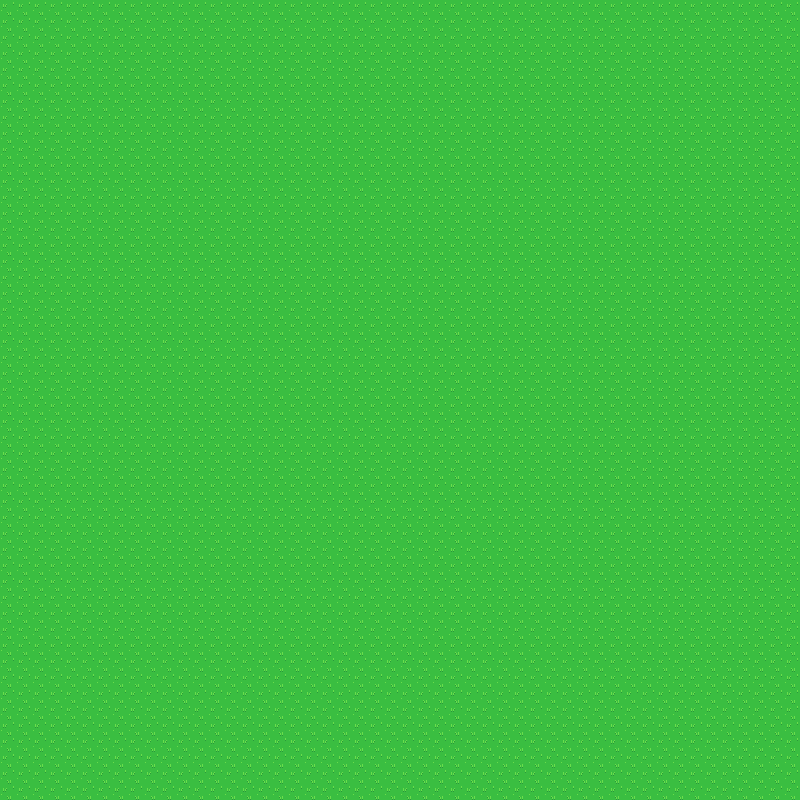

Tiled map render using the project's own tile images. Description and the whole map definition, tile-layer contents included, below:
An orthogonal 50x50 tile map with 16x16 px tiles, 1 tile layer (Tile Layer 1).

<map version="1.4" tiledversion="1.4.2" orientation="orthogonal" renderorder="right-down" width="50" height="50" tilewidth="16" tileheight="16" infinite="0" nextlayerid="2" nextobjectid="1">
 <tileset firstgid="1" source="Overworld1.tsx" />
 <layer id="1" name="Tile Layer 1" width="50" height="50">
  <data encoding="csv">
1,1,1,1,1,1,1,1,1,1,1,1,1,1,1,1,1,1,1,1,1,1,1,1,1,1,1,1,1,1,1,1,1,1,1,1,1,1,1,1,1,1,1,1,1,1,1,1,1,1,
1,1,1,1,1,1,1,1,1,1,1,1,1,1,1,1,1,1,1,1,1,1,1,1,1,1,1,1,1,1,1,1,1,1,1,1,1,1,1,1,1,1,1,1,1,1,1,1,1,1,
1,1,1,1,1,1,1,1,1,1,1,1,1,1,1,1,1,1,1,1,1,1,1,1,1,1,1,1,1,1,1,1,1,1,1,1,1,1,1,1,1,1,1,1,1,1,1,1,1,1,
1,1,1,1,1,1,1,1,1,1,1,1,1,1,1,1,1,1,1,1,1,1,1,1,1,1,1,1,1,1,1,1,1,1,1,1,1,1,1,1,1,1,1,1,1,1,1,1,1,1,
1,1,1,1,1,1,1,1,1,1,1,1,1,1,1,1,1,1,1,1,1,1,1,1,1,1,1,1,1,1,1,1,1,1,1,1,1,1,1,1,1,1,1,1,1,1,1,1,1,1,
1,1,1,1,1,1,1,1,1,1,1,1,1,1,1,1,1,1,1,1,1,1,1,1,1,1,1,1,1,1,1,1,1,1,1,1,1,1,1,1,1,1,1,1,1,1,1,1,1,1,
1,1,1,1,1,1,1,1,1,1,1,1,1,1,1,1,1,1,1,1,1,1,1,1,1,1,1,1,1,1,1,1,1,1,1,1,1,1,1,1,1,1,1,1,1,1,1,1,1,1,
1,1,1,1,1,1,1,1,1,1,1,1,1,1,1,1,1,1,1,1,1,1,1,1,1,1,1,1,1,1,1,1,1,1,1,1,1,1,1,1,1,1,1,1,1,1,1,1,1,1,
1,1,1,1,1,1,1,1,1,1,1,1,1,1,1,1,1,1,1,1,1,1,1,1,1,1,1,1,1,1,1,1,1,1,1,1,1,1,1,1,1,1,1,1,1,1,1,1,1,1,
1,1,1,1,1,1,1,1,1,1,1,1,1,1,1,1,1,1,1,1,1,1,1,1,1,1,1,1,1,1,1,1,1,1,1,1,1,1,1,1,1,1,1,1,1,1,1,1,1,1,
1,1,1,1,1,1,1,1,1,1,1,1,1,1,1,1,1,1,1,1,1,1,1,1,1,1,1,1,1,1,1,1,1,1,1,1,1,1,1,1,1,1,1,1,1,1,1,1,1,1,
1,1,1,1,1,1,1,1,1,1,1,1,1,1,1,1,1,1,1,1,1,1,1,1,1,1,1,1,1,1,1,1,1,1,1,1,1,1,1,1,1,1,1,1,1,1,1,1,1,1,
1,1,1,1,1,1,1,1,1,1,1,1,1,1,1,1,1,1,1,1,1,1,1,1,1,1,1,1,1,1,1,1,1,1,1,1,1,1,1,1,1,1,1,1,1,1,1,1,1,1,
1,1,1,1,1,1,1,1,1,1,1,1,1,1,1,1,1,1,1,1,1,1,1,1,1,1,1,1,1,1,1,1,1,1,1,1,1,1,1,1,1,1,1,1,1,1,1,1,1,1,
1,1,1,1,1,1,1,1,1,1,1,1,1,1,1,1,1,1,1,1,1,1,1,1,1,1,1,1,1,1,1,1,1,1,1,1,1,1,1,1,1,1,1,1,1,1,1,1,1,1,
1,1,1,1,1,1,1,1,1,1,1,1,1,1,1,1,1,1,1,1,1,1,1,1,1,1,1,1,1,1,1,1,1,1,1,1,1,1,1,1,1,1,1,1,1,1,1,1,1,1,
1,1,1,1,1,1,1,1,1,1,1,1,1,1,1,1,1,1,1,1,1,1,1,1,1,1,1,1,1,1,1,1,1,1,1,1,1,1,1,1,1,1,1,1,1,1,1,1,1,1,
1,1,1,1,1,1,1,1,1,1,1,1,1,1,1,1,1,1,1,1,1,1,1,1,1,1,1,1,1,1,1,1,1,1,1,1,1,1,1,1,1,1,1,1,1,1,1,1,1,1,
1,1,1,1,1,1,1,1,1,1,1,1,1,1,1,1,1,1,1,1,1,1,1,1,1,1,1,1,1,1,1,1,1,1,1,1,1,1,1,1,1,1,1,1,1,1,1,1,1,1,
1,1,1,1,1,1,1,1,1,1,1,1,1,1,1,1,1,1,1,1,1,1,1,1,1,1,1,1,1,1,1,1,1,1,1,1,1,1,1,1,1,1,1,1,1,1,1,1,1,1,
1,1,1,1,1,1,1,1,1,1,1,1,1,1,1,1,1,1,1,1,1,1,1,1,1,1,1,1,1,1,1,1,1,1,1,1,1,1,1,1,1,1,1,1,1,1,1,1,1,1,
1,1,1,1,1,1,1,1,1,1,1,1,1,1,1,1,1,1,1,1,1,1,1,1,1,1,1,1,1,1,1,1,1,1,1,1,1,1,1,1,1,1,1,1,1,1,1,1,1,1,
1,1,1,1,1,1,1,1,1,1,1,1,1,1,1,1,1,1,1,1,1,1,1,1,1,1,1,1,1,1,1,1,1,1,1,1,1,1,1,1,1,1,1,1,1,1,1,1,1,1,
1,1,1,1,1,1,1,1,1,1,1,1,1,1,1,1,1,1,1,1,1,1,1,1,1,1,1,1,1,1,1,1,1,1,1,1,1,1,1,1,1,1,1,1,1,1,1,1,1,1,
1,1,1,1,1,1,1,1,1,1,1,1,1,1,1,1,1,1,1,1,1,1,1,1,1,1,1,1,1,1,1,1,1,1,1,1,1,1,1,1,1,1,1,1,1,1,1,1,1,1,
1,1,1,1,1,1,1,1,1,1,1,1,1,1,1,1,1,1,1,1,1,1,1,1,1,1,1,1,1,1,1,1,1,1,1,1,1,1,1,1,1,1,1,1,1,1,1,1,1,1,
1,1,1,1,1,1,1,1,1,1,1,1,1,1,1,1,1,1,1,1,1,1,1,1,1,1,1,1,1,1,1,1,1,1,1,1,1,1,1,1,1,1,1,1,1,1,1,1,1,1,
1,1,1,1,1,1,1,1,1,1,1,1,1,1,1,1,1,1,1,1,1,1,1,1,1,1,1,1,1,1,1,1,1,1,1,1,1,1,1,1,1,1,1,1,1,1,1,1,1,1,
1,1,1,1,1,1,1,1,1,1,1,1,1,1,1,1,1,1,1,1,1,1,1,1,1,1,1,1,1,1,1,1,1,1,1,1,1,1,1,1,1,1,1,1,1,1,1,1,1,1,
1,1,1,1,1,1,1,1,1,1,1,1,1,1,1,1,1,1,1,1,1,1,1,1,1,1,1,1,1,1,1,1,1,1,1,1,1,1,1,1,1,1,1,1,1,1,1,1,1,1,
1,1,1,1,1,1,1,1,1,1,1,1,1,1,1,1,1,1,1,1,1,1,1,1,1,1,1,1,1,1,1,1,1,1,1,1,1,1,1,1,1,1,1,1,1,1,1,1,1,1,
1,1,1,1,1,1,1,1,1,1,1,1,1,1,1,1,1,1,1,1,1,1,1,1,1,1,1,1,1,1,1,1,1,1,1,1,1,1,1,1,1,1,1,1,1,1,1,1,1,1,
1,1,1,1,1,1,1,1,1,1,1,1,1,1,1,1,1,1,1,1,1,1,1,1,1,1,1,1,1,1,1,1,1,1,1,1,1,1,1,1,1,1,1,1,1,1,1,1,1,1,
1,1,1,1,1,1,1,1,1,1,1,1,1,1,1,1,1,1,1,1,1,1,1,1,1,1,1,1,1,1,1,1,1,1,1,1,1,1,1,1,1,1,1,1,1,1,1,1,1,1,
1,1,1,1,1,1,1,1,1,1,1,1,1,1,1,1,1,1,1,1,1,1,1,1,1,1,1,1,1,1,1,1,1,1,1,1,1,1,1,1,1,1,1,1,1,1,1,1,1,1,
1,1,1,1,1,1,1,1,1,1,1,1,1,1,1,1,1,1,1,1,1,1,1,1,1,1,1,1,1,1,1,1,1,1,1,1,1,1,1,1,1,1,1,1,1,1,1,1,1,1,
1,1,1,1,1,1,1,1,1,1,1,1,1,1,1,1,1,1,1,1,1,1,1,1,1,1,1,1,1,1,1,1,1,1,1,1,1,1,1,1,1,1,1,1,1,1,1,1,1,1,
1,1,1,1,1,1,1,1,1,1,1,1,1,1,1,1,1,1,1,1,1,1,1,1,1,1,1,1,1,1,1,1,1,1,1,1,1,1,1,1,1,1,1,1,1,1,1,1,1,1,
1,1,1,1,1,1,1,1,1,1,1,1,1,1,1,1,1,1,1,1,1,1,1,1,1,1,1,1,1,1,1,1,1,1,1,1,1,1,1,1,1,1,1,1,1,1,1,1,1,1,
1,1,1,1,1,1,1,1,1,1,1,1,1,1,1,1,1,1,1,1,1,1,1,1,1,1,1,1,1,1,1,1,1,1,1,1,1,1,1,1,1,1,1,1,1,1,1,1,1,1,
1,1,1,1,1,1,1,1,1,1,1,1,1,1,1,1,1,1,1,1,1,1,1,1,1,1,1,1,1,1,1,1,1,1,1,1,1,1,1,1,1,1,1,1,1,1,1,1,1,1,
1,1,1,1,1,1,1,1,1,1,1,1,1,1,1,1,1,1,1,1,1,1,1,1,1,1,1,1,1,1,1,1,1,1,1,1,1,1,1,1,1,1,1,1,1,1,1,1,1,1,
1,1,1,1,1,1,1,1,1,1,1,1,1,1,1,1,1,1,1,1,1,1,1,1,1,1,1,1,1,1,1,1,1,1,1,1,1,1,1,1,1,1,1,1,1,1,1,1,1,1,
1,1,1,1,1,1,1,1,1,1,1,1,1,1,1,1,1,1,1,1,1,1,1,1,1,1,1,1,1,1,1,1,1,1,1,1,1,1,1,1,1,1,1,1,1,1,1,1,1,1,
1,1,1,1,1,1,1,1,1,1,1,1,1,1,1,1,1,1,1,1,1,1,1,1,1,1,1,1,1,1,1,1,1,1,1,1,1,1,1,1,1,1,1,1,1,1,1,1,1,1,
1,1,1,1,1,1,1,1,1,1,1,1,1,1,1,1,1,1,1,1,1,1,1,1,1,1,1,1,1,1,1,1,1,1,1,1,1,1,1,1,1,1,1,1,1,1,1,1,1,1,
1,1,1,1,1,1,1,1,1,1,1,1,1,1,1,1,1,1,1,1,1,1,1,1,1,1,1,1,1,1,1,1,1,1,1,1,1,1,1,1,1,1,1,1,1,1,1,1,1,1,
1,1,1,1,1,1,1,1,1,1,1,1,1,1,1,1,1,1,1,1,1,1,1,1,1,1,1,1,1,1,1,1,1,1,1,1,1,1,1,1,1,1,1,1,1,1,1,1,1,1,
1,1,1,1,1,1,1,1,1,1,1,1,1,1,1,1,1,1,1,1,1,1,1,1,1,1,1,1,1,1,1,1,1,1,1,1,1,1,1,1,1,1,1,1,1,1,1,1,1,1,
1,1,1,1,1,1,1,1,1,1,1,1,1,1,1,1,1,1,1,1,1,1,1,1,1,1,1,1,1,1,1,1,1,1,1,1,1,1,1,1,1,1,1,1,1,1,1,1,1,1
</data>
 </layer>
</map>
